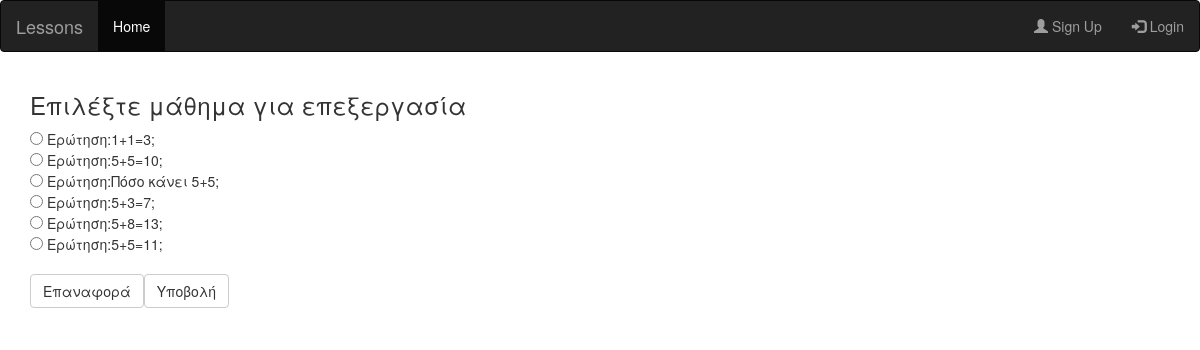
The app's page /php/update_questions_choose_question.php with its own data.
### tables this page shows
CREATE TABLE `questions` (
  `id` int(11) NOT NULL,
  `title` text NOT NULL,
  `kind_question` text NOT NULL,
  `answer` varchar(45) DEFAULT NULL
);

### php/update_questions_choose_question.php (the view, shortened to what this page needs)
<html>
    <head>
      <?php
      require "conf.php";
	    require "../html/navbar.php";
      ?>
    </head>
    <body>
       <div class="container-fluid">
        <div class="col-xs-9 col-sm-9">
             <h3>Επιλέξτε μάθημα για επεξεργασία</h3>
                <?php
                    $con = mysqli_connect($local,$root,$pass,$idm);
                    mysqli_set_charset($con, "utf8");
                    $sql = "SELECT * FROM questions";
                    $result = mysqli_query($con, $sql);
                    if (mysqli_num_rows($result) > 0) {
                        echo "<form action='update_questions_change_values.php' method='post'>";
                        while ($row = mysqli_fetch_assoc($result)) {
                            $question_id = $row["id"];
                            echo "<input type='radio' name='id' value=$question_id>";
                            echo " Ερώτηση:" . $row["title"]. "<br>";
                        }
                       echo "<br>" . " <button class='btn btn-default' type='reset'>Επαναφορά</button>";
                       echo "<button class='btn btn-default' type='submit'>Υποβολή</button>";
                       echo "</form>";
                    } else {
                        echo "Δεν έχει επιλεχθεί μάθημα";
                    }
                  ?>
            </div>
        </div>
    </body>
</html>

### records on screen
questions: title "1+1=3;"
questions: title "5+5=10;"
questions: title "Πόσο κάνει 5+5;"
questions: title "5+3=7;"
questions: title "5+8=13;"
questions: title "5+5=11;"
